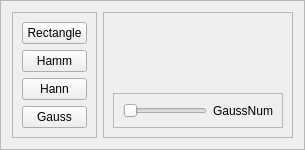
           <widget class="QFrame" name="frame_10">
            <property name="frameShape">
             <enum>QFrame::StyledPanel</enum>
            </property>
            <property name="frameShadow">
             <enum>QFrame::Raised</enum>
            </property>
            <layout class="QHBoxLayout" name="horizontalLayout_10">
             <item>
              <widget class="QFrame" name="frame_9">
               <property name="maximumSize">
                <size>
                 <width>85</width>
                 <height>16777215</height>
                </size>
               </property>
               <property name="frameShape">
                <enum>QFrame::StyledPanel</enum>
               </property>
               <property name="frameShadow">
                <enum>QFrame::Raised</enum>
               </property>
               <layout class="QGridLayout" name="gridLayout_8">
                <item row="0" column="0">
                 <layout class="QVBoxLayout" name="verticalLayout_5">
                  <item>
                   <widget class="QPushButton" name="Rect">
                    <property name="text">
                     <string>Rectangle</string>
                    </property>
                   </widget>
                  </item>
                  <item>
                   <widget class="QPushButton" name="Hamm">
                    <property name="text">
                     <string>Hamm</string>
                    </property>
                   </widget>
                  </item>
                  <item>
                   <widget class="QPushButton" name="Hann">
                    <property name="text">
                     <string>Hann</string>
                    </property>
                   </widget>
                  </item>
                  <item>
                   <widget class="QPushButton" name="Gauss">
                    <property name="text">
                     <string>Gauss</string>
                    </property>
                   </widget>
                  </item>
                 </layout>
                </item>
               </layout>
              </widget>
             </item>
             <item>
              <widget class="QFrame" name="frame_3">
               <property name="frameShape">
                <enum>QFrame::StyledPanel</enum>
               </property>
               <property name="frameShadow">
                <enum>QFrame::Raised</enum>
               </property>
               <layout class="QVBoxLayout" name="verticalLayout_6">
                <item>
                 <widget class="QWidget" name="widget_8" native="true"/>
                </item>
                <item alignment="Qt::AlignBottom">
                 <widget class="QFrame" name="frame_4">
                  <property name="frameShape">
                   <enum>QFrame::StyledPanel</enum>
                  </property>
                  <property name="frameShadow">
                   <enum>QFrame::Raised</enum>
                  </property>
                  <layout class="QHBoxLayout" name="horizontalLayout_4">
                   <item>
                    <widget class="QSlider" name="horizontalSlider">
                     <property name="orientation">
                      <enum>Qt::Horizontal</enum>
                     </property>
                    </widget>
                   </item>
                   <item>
                    <widget class="QLabel" name="gaussNum">
                     <property name="text">
                      <string>GaussNum</string>
                     </property>
                    </widget>
                   </item>
                  </layout>
                 </widget>
                </item>
               </layout>
              </widget>
             </item>
            </layout>
           </widget>
